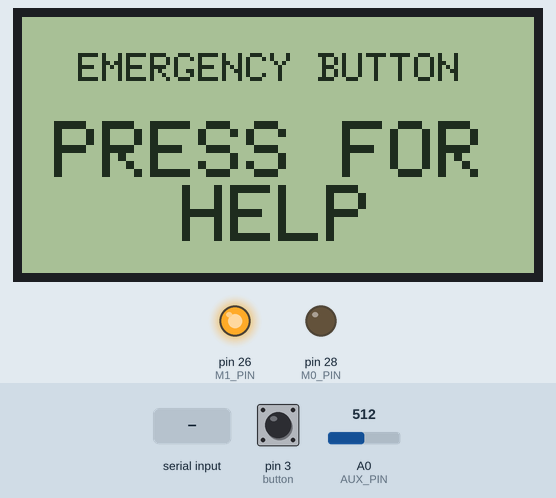
Recording of a sketch running on a simulated Arduino Mega 2560, built with avr-gcc and run on an emulated ATmega2560. On the bench: 128×64 one-colour display, output pins drawn as LEDs (lit = HIGH). Inputs (shaded band) come from the test bench; at power-on: pin 3 (button) HIGH, A0 (AUX_PIN) = 512. What the sketch prints to the serial monitor is not drawn.

Above: at 3.6 s.
3.7 s: pin 3 (button) pulled LOW for 0.25 s
At 4.07 s:
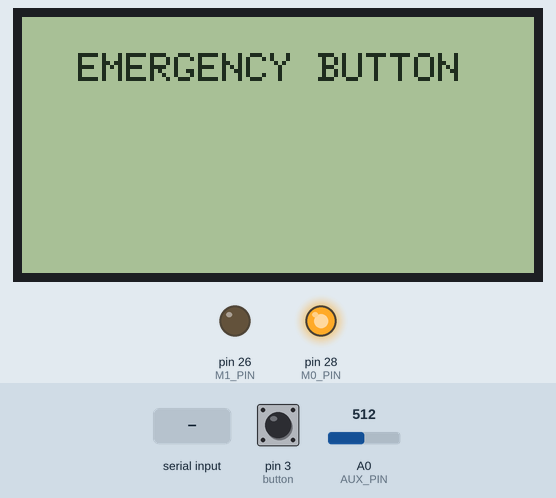
At 6.7 s:
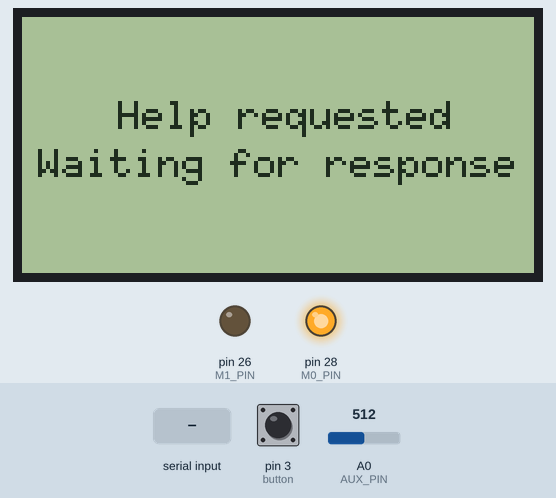
6.9 s: "1" received over the second serial link
At 21.3 s:
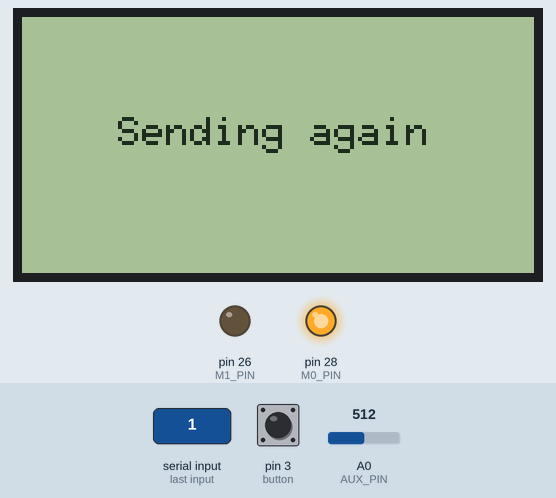
Timing chart, 0 to 22.8 s (numbered marks = the images above; inputs shaded):
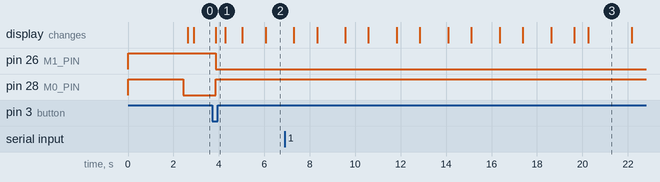

Measured:
- after the input at 3.7 s, pin 26 (M1_PIN): HIGH → LOW after 0.16 s; pin 28 (M0_PIN): LOW → HIGH after 0.16 s

The sketch:

E32-TTL-100.ino
```cpp
/**
* Author: Benjamin Low (Lthben@gmail.com)
* @date 14 August 2018
* Description: prototype of a single channel one-to-one LoRa channel
* for emergency communications
*
* LoRa E32-TTL-100 Transceiver Interface
* by @author Bob Chen (bob-0505@gotmail.com)
* @date 1 November 2017
* https://github.com/Bob0505/E32-TTL-100
*
* need series a 4.7k Ohm resistor between .
* UNO/NANO(5V mode)                E32-TTL-100
* *--------*                      *------*
* | 28     | <------------------> | M0   |
* | 26     | <------------------> | M1   |
* | A0     | <------------------> | AUX  |
* | 10 (Rx)| <---> 4.7k Ohm <---> | Tx   |
* | 11 (Tx)| <---> 4.7k Ohm <---> | Rx   |
* *--------*                      *------*
*
* LCD library:
*       https://github.com/olikraus/u8glib
*
* LCD product page:
*       http://www.continental.sg/lcd/products/lcd-128x64
*
* 128x64 LCD to Arduino Mega connections:-
*       VSS - GND
*       VDD - 5V
*       RS/CS - 8 (any pin)
*       R/W/MOSI - 51
*       E/SCK - 52
*       PSB - GND
*       RST - 9 (any pin)
*       BLA - 5V
*       BLK - GND
*/

//USER NEEDS TO SPECIFY WHICH DEVICE THIS CODE IS FOR BY COMMENTING OUT ONE BELOW
// #define Device_A // receiver (medical station with 'respond-to-distress' button)
#define Device_B // sender (user station with 'call-for-help' button)

#include <SoftwareSerial.h>
#include <E32-TTL-100.h>
//OLED
#include <SPI.h>
#include <Wire.h>
#include <Button.h>
#include <U8glib.h>

//LCD screen
U8GLIB_ST7920_128X64_1X u8g(52, 51, 8, 9);    // SPI Com: SCK = en = 18, MOSI = rw = 16, CS = di = 17
unsigned long lastShownTime; //blinking effect
unsigned long emergencyButtonPressTime;
unsigned long acknowledgeButtonPressTime;
bool isShow;
int screenModeNum; //which screen text to display

//E32-TTL-100 pins
#define M0_PIN	28
#define M1_PIN	26
#define AUX_PIN	A0
#define SOFT_RX	10
#define SOFT_TX 11

SoftwareSerial softSerial(SOFT_RX, SOFT_TX);  // RX, TX

//button - 3
Button button = Button(3, PULLUP);
bool hasActivatedSignal, isHelpComing;//User station
bool hasRcvdSignal, hasResponded; //Medical station
unsigned long sendTime; //User station. Send every sendInterval if no reply
const long SENDINTERVAL = 16000;
uint8_t SOSmsg = 1; //0 - 255. User station number

//alert light - 4
#define ALERT_PIN 4

//=== Sleep mode cmd ================================-

RET_STATUS SettingModule(struct CFGstruct *pCFG)
{
  RET_STATUS STATUS = RET_SUCCESS;

  #ifdef Device_A
  pCFG->ADDH = DEVICE_A_ADDR_H;
  pCFG->ADDL = DEVICE_A_ADDR_L;
  #else
  pCFG->ADDH = DEVICE_B_ADDR_H;
  pCFG->ADDL = DEVICE_B_ADDR_L;
  #endif

  //USER-DEFINED
  pCFG->OPTION_bits.trsm_mode =TRSM_FP_MODE;
  pCFG->OPTION_bits.tsmt_pwr = TSMT_PWR_20DB;
  pCFG->OPTION_bits.wakeup_time = WAKE_UP_TIME_1000;
  pCFG->OPTION_bits.drive_mode = PP_DRIVE_MODE;
  pCFG->SPED_bits.air_bps = AIR_BPS_300; //decrease air rate to increase comms range

  STATUS = SleepModeCmd(W_CFG_PWR_DWN_SAVE, (void* )pCFG);

  SleepModeCmd(W_RESET_MODULE, NULL);

  STATUS = SleepModeCmd(R_CFG, (void* )pCFG);

  return STATUS;
}

RET_STATUS ReceiveMsg(uint8_t *pdatabuf, uint8_t *data_len)
{
  RET_STATUS STATUS = RET_SUCCESS;
  uint8_t idx;

  *data_len = softSerial.available();

  if (*data_len > 0)
  {
    Serial.print("ReceiveMsg: ");  Serial.print(*data_len);  Serial.println(" bytes.");

    for(idx=0;idx<*data_len;idx++)
    *(pdatabuf+idx) = softSerial.read();

    for(idx=0;idx<*data_len;idx++)
    {
      Serial.print(" 0x");
      Serial.print(0xFF & *(pdatabuf+idx), HEX);    // print as an ASCII-encoded hexadecimal
    } Serial.println("");
  }
  else
  {
    STATUS = RET_NOT_IMPLEMENT;
    // Serial.println("line 353: RET_NOT_IMPLEMENT");
  }

  return STATUS;
}

RET_STATUS SendMsg(uint8_t pdatabuf)
{
  RET_STATUS STATUS = RET_SUCCESS;

  if(ReadAUX()!=HIGH)
  {
    return RET_NOT_IMPLEMENT;
  }
  delay(10);
  if(ReadAUX()!=HIGH)
  {
    return RET_NOT_IMPLEMENT;
  }

  //USER-DEFINED
  //TRSM_FP_MODE
  //Send format : ADDH ADDL CHAN DATA_0 DATA_1 DATA_2 ...
  // uint8_t randomByte = random(0x00,0xFF);

  #ifdef Device_A
  uint8_t SendBuf[4] = { DEVICE_B_ADDR_H, DEVICE_B_ADDR_L, 0x17, pdatabuf };	//for A
  #else
  uint8_t SendBuf[4] = { DEVICE_A_ADDR_H, DEVICE_A_ADDR_L, 0x17, pdatabuf };	//for B
  #endif
  softSerial.write(SendBuf, 4);

  return STATUS;
}

//for the LED_BUILTIN
void blinkLED()
{
  static bool LedStatus = LOW;

  digitalWrite(LED_BUILTIN, LedStatus);
  LedStatus = !LedStatus;
}

/********************************************************************
*
*   MAIN PROGRAMME
*
********************************************************************/

//The setup function is called once at startup of the sketch
void setup()
{
  RET_STATUS STATUS = RET_SUCCESS;
  struct CFGstruct CFG;
  struct MVerstruct MVer;

  pinMode(M0_PIN, OUTPUT);
  pinMode(M1_PIN, OUTPUT);
  pinMode(AUX_PIN, INPUT);
  // pinMode(LED_BUILTIN, OUTPUT);

  softSerial.begin(9600);
  Serial.begin(9600);

  #ifdef Device_A
  Serial.println("[10-A] ");
  pinMode(ALERT_PIN, OUTPUT);
  #else
  Serial.println("[10-B] ");
  #endif

  STATUS = SleepModeCmd(R_CFG, (void* )&CFG);
  STATUS = SettingModule(&CFG);
  STATUS = SleepModeCmd(R_MODULE_VERSION, (void* )&MVer);

  SwitchMode(MODE_2_POWER_SAVING);

  //self-check initialization.
  WaitAUX_H();
  delay(10);

  if(STATUS == RET_SUCCESS)
  Serial.println("Setup init OK!!");

  #ifdef Device_A
  digitalWrite(ALERT_PIN, LOW);
  screenModeNum = 6; //default screen for Device A (medical station): on standby
  #else
  screenModeNum = 0; //default screen for Device B (user station): instructions to press button
  #endif
}

void u8g_prepare(void) {
  u8g.setFont(u8g_font_6x10);
  u8g.setFontRefHeightExtendedText();
  u8g.setDefaultForegroundColor();
  u8g.setFontPosTop();
}

void draw() {
  u8g_prepare();
  switch(screenModeNum) {

    case(0): //user station default: instructions on pressing emergency button
    u8g.drawStr(14, 8, "EMERGENCY BUTTON");
    if (isShow) {
      u8g.setScale2x2();
      u8g.drawStr(4, 12, "PRESS FOR");
      u8g.drawStr(20, 20, "HELP");
      u8g.undoScale();
    }
    break;

    case(1): //user station: after pressing emergency button
    u8g.drawStr(24, 20, "Help requested");
    u8g.drawStr(4, 32, "Waiting for response");
    if (isShow) {
      u8g.drawStr(52, 44, "...");
    }
    break;

    case(2): //user station: message acknowledged
    u8g.drawStr(4, 20, "Message acknowledged");
    u8g.drawStr(12, 32, "Help is on the way");
    break;

    case(3): //user station: sending again
    u8g.drawStr(24, 24, "Sending again");
    break;

    case(4): //medical station: instructions to acknowledge
    u8g.drawStr(8, 2, "Help requested at");
    u8g.drawStr(24, 12, "station #XX");
    if (isShow) {
      u8g.setScale2x2();
      u8g.drawStr(8, 12, "PRESS TO");
      u8g.drawStr(0, 20, "ACKNOWLEDGE");
      u8g.undoScale();
    }
    break;

    case(5): //medical station: Acknowledgement sent
    u8g.drawStr(20, 18, "Acknowledgement");
    u8g.drawStr(48, 30, "sent");
    break;

    case(6): //medical station default: on standby
    u8g.drawStr(32, 24, "On standby");
    if (isShow) {
      u8g.drawStr(94, 24, "...");
    }
    break;
  }
}

void loop()
{
  uint8_t data_buf[100], data_len;

  // picture loop
  u8g.firstPage();
  do {
    draw();
  } while ( u8g.nextPage() );

  // for blinking effect
  if (millis() - lastShownTime > 1000)
  {
    isShow = !isShow;
    lastShownTime = millis();
  }
  /*************************************************
  * MEDICAL STATION
  *************************************************/
  #ifdef Device_A //RECEIVER "Medical station"
  if (ReceiveMsg(data_buf, &data_len)==RET_SUCCESS)
  {
    hasRcvdSignal = true;

    // blinkLED();
    digitalWrite(ALERT_PIN, HIGH);

    screenModeNum = 4;

    Serial.println("Message received.");
  }
  else if (hasRcvdSignal==true && hasResponded==false)
  {
    if (button.uniquePress()) //comment out for automated response
    {
      digitalWrite(ALERT_PIN, LOW);

      hasResponded = true;

      SwitchMode(MODE_1_WAKE_UP);

      uint8_t ack = 255;
      if (SendMsg(ack) == RET_SUCCESS) {

        screenModeNum = 5;
        acknowledgeButtonPressTime = millis();

        Serial.println("Acknowledgement sent!");
        SwitchMode(MODE_2_POWER_SAVING);
      }
      else
      {
          Serial.println("Failed to send!");
      }
    }
  }
  else if (hasRcvdSignal==true and hasResponded==true)
  {
    hasRcvdSignal = false;
    hasResponded = false;
  }
  else
  {
    if (millis() - acknowledgeButtonPressTime > 4000)
    {
      screenModeNum = 6;
    }
    digitalWrite(ALERT_PIN, LOW);
    // Serial.println("on standby");
  }

  /************************************
  * USER STATION
  ************************************/
  #else //Device_B SENDER
  if (button.uniquePress() && hasActivatedSignal == false && isHelpComing == false)
  {
    hasActivatedSignal = true;
    emergencyButtonPressTime = millis();

    SwitchMode(MODE_1_WAKE_UP);

    if (SendMsg(SOSmsg)==RET_SUCCESS)
    {
      Serial.print("Message sent: ");
      Serial.println(SOSmsg);
      sendTime = millis();
    }
  }
  else if (hasActivatedSignal == true && isHelpComing == false)
  {
    if (millis() - sendTime < 2000 && millis() - emergencyButtonPressTime > 2000) {
      screenModeNum = 3; //notify sent again
    } else {
      screenModeNum = 1;
    }

    if (ReceiveMsg(data_buf, &data_len)==RET_SUCCESS) //acknowledge by medical station
    {
      if (*data_buf == 255)
      {
        screenModeNum = 2;
        acknowledgeButtonPressTime = millis();
        Serial.println("Message acknowledged");
        isHelpComing = true;
      }
    }
    else if (millis() - sendTime > SENDINTERVAL) //send again if not received response
    {
      SendMsg(SOSmsg);
      sendTime = millis();
      Serial.print("Message sent: ");
      Serial.println(SOSmsg);
    }
  }
  else if (hasActivatedSignal == true && isHelpComing == true)
  {
    if (millis() - acknowledgeButtonPressTime > 4000) //time to show help coming message
    {
      screenModeNum = 0; //back to default
      isHelpComing = false; //reset
      hasActivatedSignal = false;
      Serial.println("resetting");
      SwitchMode(MODE_2_POWER_SAVING);
    }
  }
  else
  {
    screenModeNum = 0;
  }
  #endif
}
```

aux.ino
```cpp
//=== AUX ===========================================+
bool AUX_HL;
bool ReadAUX()
{
  int val = analogRead(AUX_PIN);

  if(val<50)
  {
    AUX_HL = LOW;
  }else {
    AUX_HL = HIGH;
  }

  return AUX_HL;
}

//return default status
RET_STATUS WaitAUX_H()
{
  RET_STATUS STATUS = RET_SUCCESS;

  uint8_t cnt = 0;
  uint8_t data_buf[100], data_len;

  while((ReadAUX()==LOW) && (cnt++<TIME_OUT_CNT))
  {
    Serial.print(".");
    delay(100);
  }

  if(cnt==0)
  {
  }
  else if(cnt>=TIME_OUT_CNT)
  {
    STATUS = RET_TIMEOUT;
    Serial.println(" TimeOut");
  }
  else
  {
    Serial.println("");
  }

  return STATUS;
}
//=== AUX ===========================================-
//=== Mode Select ===================================+
bool chkModeSame(MODE_TYPE mode)
{
  static MODE_TYPE pre_mode = MODE_INIT;

  if(pre_mode == mode)
  {
    //Serial.print("SwitchMode: (no need to switch) ");  Serial.println(mode, HEX);
    return true;
  }
  else
  {
    Serial.print("SwitchMode: from ");  Serial.print(pre_mode, HEX);  Serial.print(" to ");  Serial.println(mode, HEX);
    pre_mode = mode;
    return false;
  }
}

void SwitchMode(MODE_TYPE mode)
{
  if(!chkModeSame(mode))
  {
    WaitAUX_H();

    switch (mode)
    {
      case MODE_0_NORMAL:
      // Mode 0 | normal operation
      digitalWrite(M0_PIN, LOW);
      digitalWrite(M1_PIN, LOW);
      break;
      case MODE_1_WAKE_UP:
      digitalWrite(M0_PIN, HIGH);
      digitalWrite(M1_PIN, LOW);
      break;
      case MODE_2_POWER_SAVING:
      digitalWrite(M0_PIN, LOW);
      digitalWrite(M1_PIN, HIGH);
      break;
      case MODE_3_SLEEP:
      // Mode 3 | Setting operation
      digitalWrite(M0_PIN, HIGH);
      digitalWrite(M1_PIN, HIGH);
      break;
      default:
      return ;
    }

    WaitAUX_H();
    delay(10);
  }
}
//=== Mode Select ===================================-
//=== Basic cmd =====================================+
void cleanUARTBuf()
{
  bool IsNull = true;

  while (softSerial.available())
  {
    IsNull = false;

    softSerial.read();
  }
}

void triple_cmd(SLEEP_MODE_CMD_TYPE Tcmd)
{
  uint8_t CMD[3] = {Tcmd, Tcmd, Tcmd};
  softSerial.write(CMD, 3);
  delay(50);  //need ti check
}

RET_STATUS Module_info(uint8_t* pReadbuf, uint8_t buf_len)
{
  RET_STATUS STATUS = RET_SUCCESS;
  uint8_t Readcnt, idx;

  Readcnt = softSerial.available();
  //Serial.print("softSerial.available(): ");  Serial.print(Readcnt);  Serial.println(" bytes.");
  if (Readcnt == buf_len)
  {
    for(idx=0;idx<buf_len;idx++)
    {
      *(pReadbuf+idx) = softSerial.read();
      Serial.print(" 0x");
      Serial.print(0xFF & *(pReadbuf+idx), HEX);    // print as an ASCII-encoded hexadecimal
    } Serial.println("");
  }
  else
  {
    STATUS = RET_DATA_SIZE_NOT_MATCH;
    Serial.print("  RET_DATA_SIZE_NOT_MATCH - Readcnt: ");  Serial.println(Readcnt);
    cleanUARTBuf();
  }

  return STATUS;
}
//=== Basic cmd =====================================-
//=== Sleep mode cmd ================================+
RET_STATUS Write_CFG_PDS(struct CFGstruct* pCFG)
{
  softSerial.write((uint8_t *)pCFG, 6);

  WaitAUX_H();
  delay(1200);  //need to check

  return RET_SUCCESS;
}

RET_STATUS Read_CFG(struct CFGstruct* pCFG)
{
  RET_STATUS STATUS = RET_SUCCESS;

  //1. read UART buffer.
  cleanUARTBuf();

  //2. send CMD
  triple_cmd(R_CFG);

  //3. Receive configure
  STATUS = Module_info((uint8_t *)pCFG, sizeof(CFGstruct));
  if(STATUS == RET_SUCCESS)
  {
    Serial.print("  HEAD:     ");  Serial.println(pCFG->HEAD, HEX);
    Serial.print("  ADDH:     ");  Serial.println(pCFG->ADDH, HEX);
    Serial.print("  ADDL:     ");  Serial.println(pCFG->ADDL, HEX);
    Serial.print("  CHAN:     ");  Serial.println(pCFG->CHAN, HEX);
  }

  return STATUS;
}

RET_STATUS Read_module_version(struct MVerstruct* MVer)
{
  RET_STATUS STATUS = RET_SUCCESS;

  //1. read UART buffer.
  cleanUARTBuf();

  //2. send CMD
  triple_cmd(R_MODULE_VERSION);

  //3. Receive configure
  STATUS = Module_info((uint8_t *)MVer, sizeof(MVerstruct));
  if(STATUS == RET_SUCCESS)
  {
    Serial.print("  HEAD:     0x");  Serial.println(MVer->HEAD, HEX);
    Serial.print("  Model:    0x");  Serial.println(MVer->Model, HEX);
    Serial.print("  Version:  0x");  Serial.println(MVer->Version, HEX);
    Serial.print("  features: 0x");  Serial.println(MVer->features, HEX);
  }

  return RET_SUCCESS;
}

void Reset_module()
{
  triple_cmd(W_RESET_MODULE);

  WaitAUX_H();
  delay(1000);
}

RET_STATUS SleepModeCmd(uint8_t CMD, void* pBuff)
{
  RET_STATUS STATUS = RET_SUCCESS;

  Serial.print("SleepModeCmd: 0x");  Serial.println(CMD, HEX);
  WaitAUX_H();

  SwitchMode(MODE_3_SLEEP);

  switch (CMD)
  {
    case W_CFG_PWR_DWN_SAVE:
    STATUS = Write_CFG_PDS((struct CFGstruct* )pBuff);
    break;
    case R_CFG:
    STATUS = Read_CFG((struct CFGstruct* )pBuff);
    break;
    case W_CFG_PWR_DWN_LOSE:

    break;
    case R_MODULE_VERSION:
    Read_module_version((struct MVerstruct* )pBuff);
    break;
    case W_RESET_MODULE:
    Reset_module();
    break;

    default:
    return RET_INVALID_PARAM;
  }

  WaitAUX_H();
  return STATUS;
}
```
